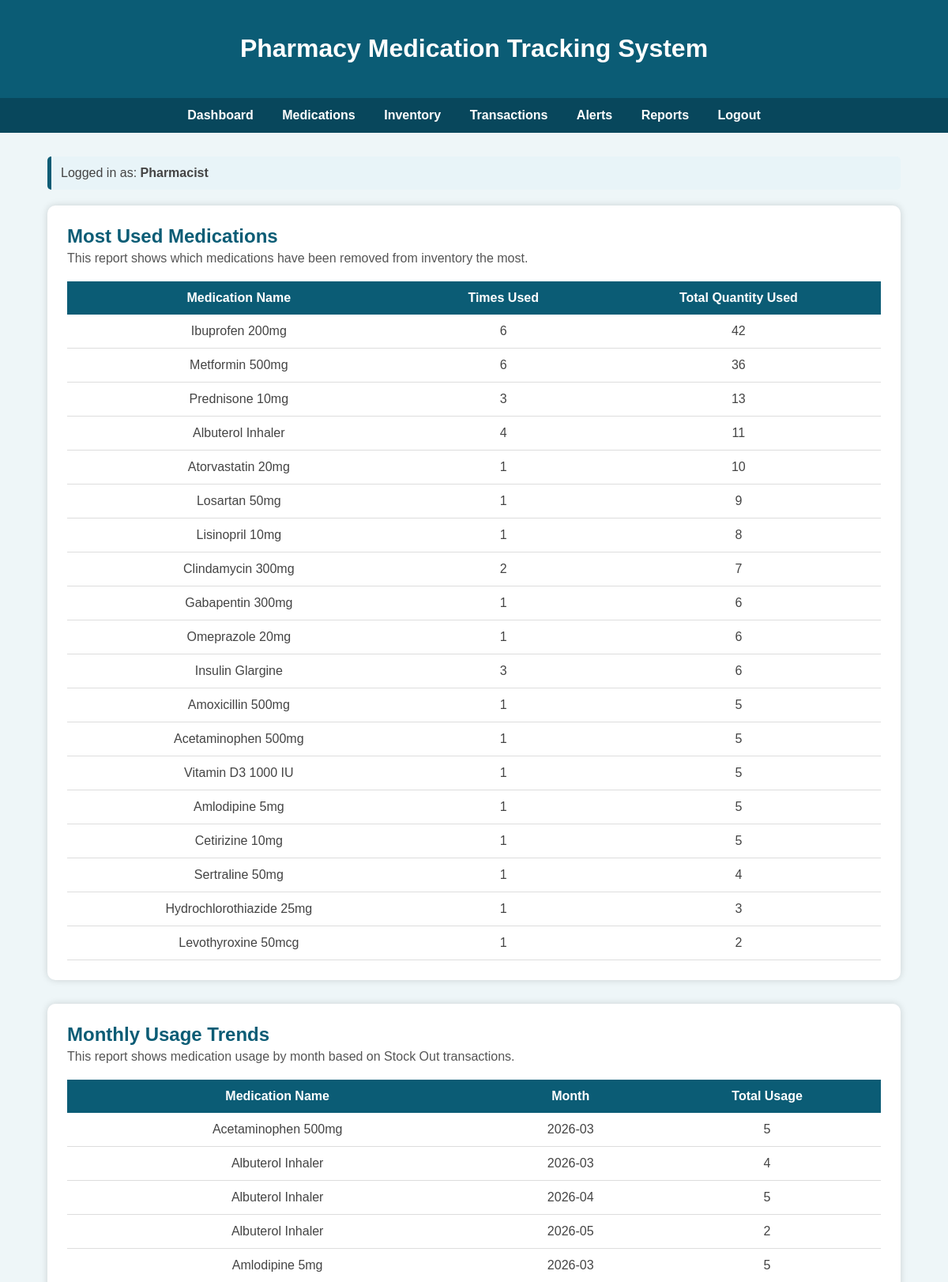
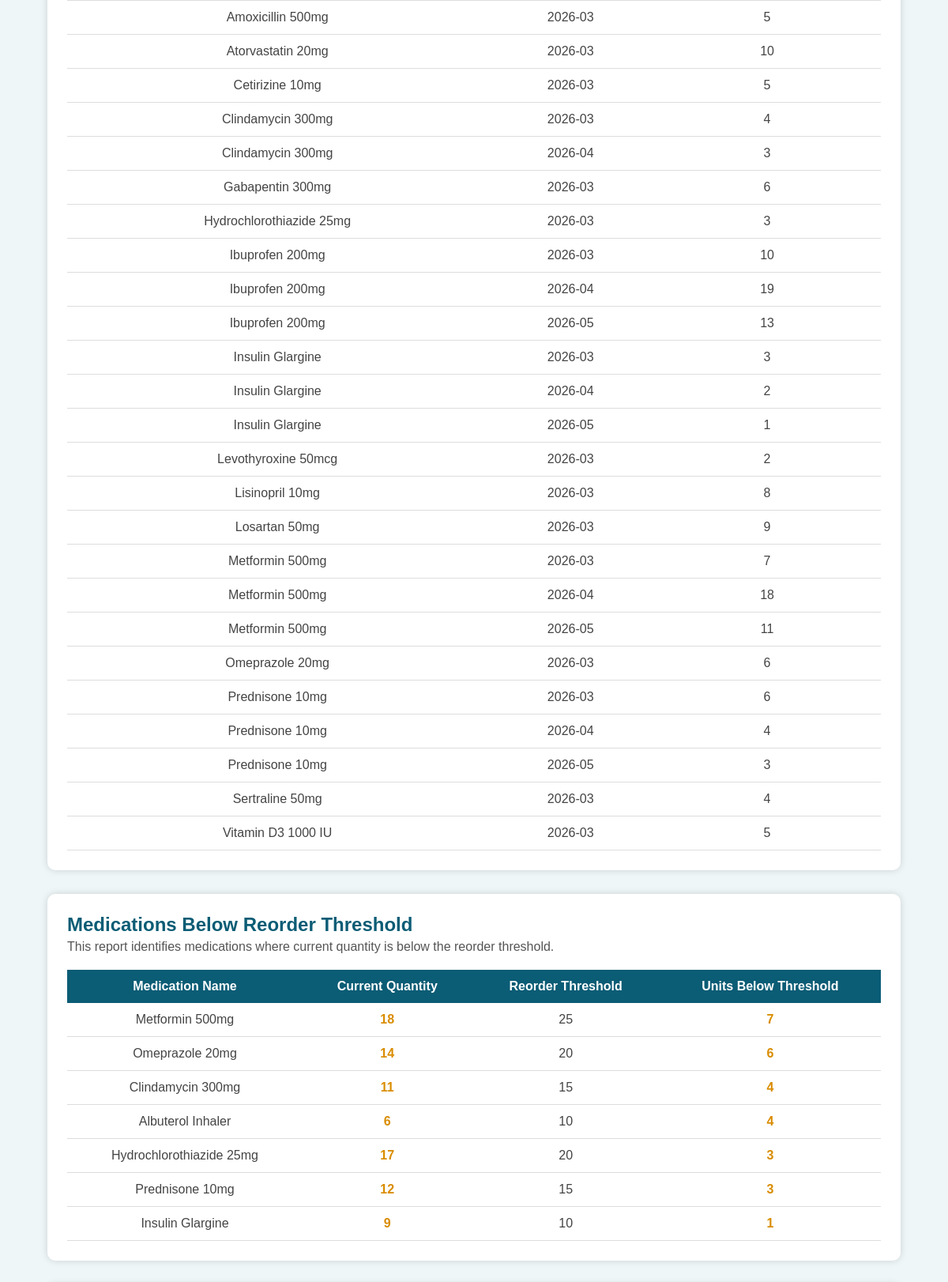
Screenshot of /reports.php (signed in, upper part) with the database file from the repository (2 pictures, top to bottom).
### tables this page shows
CREATE TABLE `inventory` (
  `inventory_id` int NOT NULL AUTO_INCREMENT,
  `medication_id` int NOT NULL,
  `quantity` int NOT NULL DEFAULT '0',
  `expiration_date` date DEFAULT NULL,
  `location` varchar(100) DEFAULT NULL,
  `last_updated` datetime DEFAULT CURRENT_TIMESTAMP ON UPDATE CURRENT_TIMESTAMP,
  PRIMARY KEY (`inventory_id`),
  KEY `fk_inventory_medication` (`medication_id`),
  CONSTRAINT `fk_inventory_medication` FOREIGN KEY (`medication_id`) REFERENCES `medications` (`medication_id`) ON DELETE CASCADE ON UPDATE CASCADE
);

CREATE TABLE `medications` (
  `medication_id` int NOT NULL AUTO_INCREMENT,
  `medication_name` varchar(100) NOT NULL,
  `category` varchar(50) DEFAULT NULL,
  `description` text,
  `reorder_threshold` int NOT NULL DEFAULT '20',
  `supplier_id` int DEFAULT NULL,
  PRIMARY KEY (`medication_id`),
  KEY `fk_medications_supplier` (`supplier_id`),
  CONSTRAINT `fk_medications_supplier` FOREIGN KEY (`supplier_id`) REFERENCES `suppliers` (`supplier_id`) ON DELETE SET NULL ON UPDATE CASCADE
);

### reports.php (the view, shortened to what this page needs)
<?php
include "db_connect.php";
$mostUsedSql = "SELECT
                    m.medication_name,
                    COUNT(t.transaction_id) AS times_used,
                    SUM(ABS(t.amount_changed)) AS total_quantity_used
                FROM transactions t
                JOIN inventory i
                    ON t.inventory_id = i.inventory_id
                JOIN medications m
                    ON i.medication_id = m.medication_id
                WHERE t.transaction_type = 'Stock Out'
                GROUP BY m.medication_name
                ORDER BY total_quantity_used DESC";
$mostUsedResult = $conn->query($mostUsedSql);
$monthlyUsageSql = "SELECT
                        m.medication_name,
                        DATE_FORMAT(t.transaction_date, '%Y-%m') AS month,
                        SUM(ABS(t.amount_changed)) AS total_usage
                    FROM transactions t
                    JOIN inventory i
                        ON t.inventory_id = i.inventory_id
                    JOIN medications m
                        ON i.medication_id = m.medication_id
                    WHERE t.transaction_type = 'Stock Out'
                    GROUP BY m.medication_name, month
                    ORDER BY m.medication_name, month";
$monthlyUsageResult = $conn->query($monthlyUsageSql);
$belowThresholdSql = "SELECT
                        m.medication_name,
                        i.quantity,
                        m.reorder_threshold,
                        (m.reorder_threshold - i.quantity) AS units_below_threshold
                    FROM medications m
                    JOIN inventory i
                        ON m.medication_id = i.medication_id
                    WHERE i.quantity < m.reorder_threshold
                    ORDER BY units_below_threshold DESC";
$belowThresholdResult = $conn->query($belowThresholdSql);
?>
<!DOCTYPE html>
<html>
<head>
</head>
<body>
    <div class="header">
        <h1>Pharmacy Medication Tracking System</h1>
    </div>
    <div class="nav">
        <a href="dashboard.php">Dashboard</a>
        <a href="medications.php">Medications</a>
        <a href="inventory.php">Inventory</a>
        <a href="transactions.php">Transactions</a>
        <a href="alerts.php">Alerts</a>
		<?php if ($_SESSION['role'] != 'Technician') { ?>
			<a href="reports.php">Reports</a>
		<?php } ?>
        <a href="logout.php">Logout</a>
    </div>
    <div class="container">
        <div class="role-note">
            Logged in as: <strong><?php echo $_SESSION['role']; ?></strong>
        </div>
        <div class="section-box">
            <h2 class="page-title">Most Used Medications</h2>
            <p class="description">
                This report shows which medications have been removed from inventory the most.
            </p>
            <?php if ($mostUsedResult->num_rows > 0) { ?>
                <table>
                    <tr>
                        <th>Medication Name</th>
                        <th>Times Used</th>
                        <th>Total Quantity Used</th>
                    </tr>
                    <?php while ($row = $mostUsedResult->fetch_assoc()) { ?>
                        <tr>
                            <td><?php echo $row['medication_name']; ?></td>
                            <td><?php echo $row['times_used']; ?></td>
                            <td><?php echo $row['total_quantity_used']; ?></td>
                        </tr>
                    <?php } ?>
                </table>
            <?php } else { ?>
                <p class="empty-message">No medication usage data found.</p>
            <?php } ?>
        </div>
        <div class="section-box">
            <h2 class="page-title">Monthly Usage Trends</h2>
            <p class="description">
                This report shows medication usage by month based on Stock Out transactions.
            </p>
            <?php if ($monthlyUsageResult->num_rows > 0) { ?>
                <table>
                    <tr>
                        <th>Medication Name</th>
                        <th>Month</th>
                        <th>Total Usage</th>
                    </tr>
                    <?php while ($row = $monthlyUsageResult->fetch_assoc()) { ?>
                        <tr>
                            <td><?php echo $row['medication_name']; ?></td>
                            <td><?php echo $row['month']; ?></td>
                            <td><?php echo $row['total_usage']; ?></td>
                        </tr>
                    <?php } ?>
                </table>
            <?php } else { ?>
                <p class="empty-message">No monthly usage data found.</p>
            <?php } ?>
        </div>
        <div class="section-box">
            <h2 class="page-title">Medications Below Reorder Threshold</h2>
            <p class="description">
                This report identifies medications where current quantity is below the reorder threshold.
            </p>
            <?php if ($belowThresholdResult->num_rows > 0) { ?>
                <table>
                    <tr>
                        <th>Medication Name</th>
                        <th>Current Quantity</th>
                        <th>Reorder Threshold</th>
                        <th>Units Below Threshold</th>
                    </tr>
                    <?php while ($row = $belowThresholdResult->fetch_assoc()) { ?>
                        <tr>
                            <td><?php echo $row['medication_name']; ?></td>
                            <td class="risk-warning"><?php echo $row['quantity']; ?></td>
                            <td><?php echo $row['reorder_threshold']; ?></td>
                            <td class="risk-warning"><?php echo $row['units_below_threshold']; ?></td>
                        </tr>
                    <?php } ?>
                </table>
            <?php } else { ?>
                <p class="empty-message">No medications are below reorder threshold.</p>
            <?php } ?>
        </div>
    </div>
</body>
</html>

### reports.php (style rules this page uses)
body { margin: 0; font-family: Arial, sans-serif; background-color: #eef6f8; }
.header { background-color: #0b5c75; color: white; padding: 22px; text-align: center; }
.nav { background-color: #08475c; padding: 13px; text-align: center; }
.nav a { color: white; text-decoration: none; margin: 0 16px; font-weight: bold; }
.container { width: 90%; margin: 30px auto; }
.section-box { background-color: white; padding: 25px; border-radius: 10px; box-shadow: 0px 0px 10px rgba(0,0,0,0.15); margin-bottom: 30px; }
.page-title { color: #0b5c75; margin-top: 0; margin-bottom: 5px; }
.description { color: #555; margin-top: 0; margin-bottom: 20px; }
.role-note { margin-bottom: 20px; background-color: #e8f4f8; padding: 12px; border-left: 5px solid #0b5c75; color: #444; border-radius: 5px; }
table { width: 100%; border-collapse: collapse; margin-top: 15px; }
th { background-color: #0b5c75; color: white; padding: 12px; }
td { padding: 12px; text-align: center; border-bottom: 1px solid #ddd; color: #444; }
.risk-warning { color: #d98c00; font-weight: bold; }

### rows the page displays
inventory: medication.medication_name "Metformin 500mg", quantity "18", medication.reorder_threshold "25", units_below_threshold "7"
inventory: medication.medication_name "Omeprazole 20mg", quantity "14", medication.reorder_threshold "20", units_below_threshold "6"
inventory: medication.medication_name "Clindamycin 300mg", quantity "11", medication.reorder_threshold "15", units_below_threshold "4"
inventory: medication.medication_name "Albuterol Inhaler", quantity "6", medication.reorder_threshold "10", units_below_threshold "4"
inventory: medication.medication_name "Hydrochlorothiazide 25mg", quantity "17", medication.reorder_threshold "20", units_below_threshold "3"
inventory: medication.medication_name "Prednisone 10mg", quantity "12", medication.reorder_threshold "15", units_below_threshold "3"
inventory: medication.medication_name "Insulin Glargine", quantity "9", medication.reorder_threshold "10", units_below_threshold "1"

### other values shown
$_SESSION['role'] "Pharmacist"
$row['medication_name'] "Ibuprofen 200mg"
$row['times_used'] "6"
$row['total_quantity_used'] "42"
$row['medication_name'] "Metformin 500mg"
$row['total_quantity_used'] "36"
$row['medication_name'] "Prednisone 10mg"
$row['times_used'] "3"
$row['total_quantity_used'] "13"
$row['medication_name'] "Albuterol Inhaler"
$row['times_used'] "4"
$row['total_quantity_used'] "11"
$row['medication_name'] "Atorvastatin 20mg"
$row['times_used'] "1"
$row['total_quantity_used'] "10"
